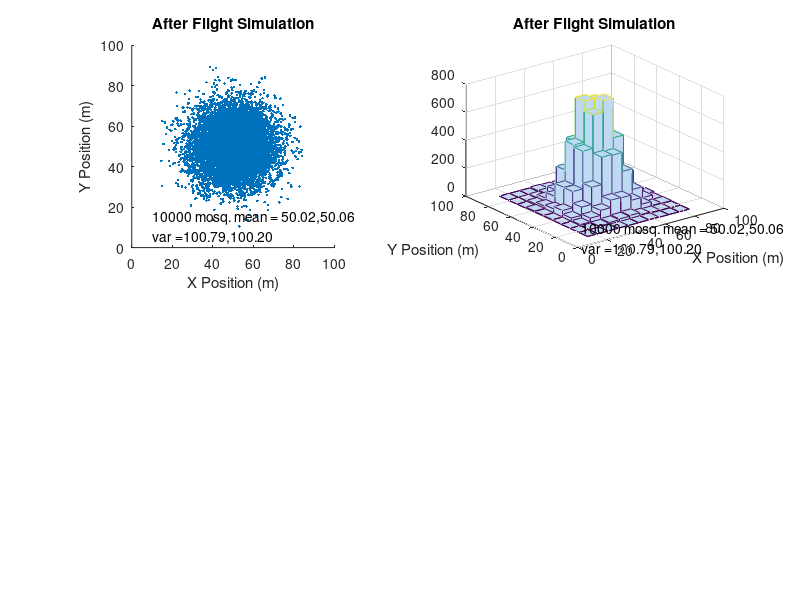

The MATLAB source for this figure: (Note: this script raises an error after producing the figure.)
%initialize variables
nM = 10000;
L = 100;
nIters = 2000;
timeStep = 1;
mu = [L/2 L/2];
sigma = L/10;
cumIters = 0;
numKilled = 0;

%initialize mosquito positions randomly
%PoseM = [L*rand(nM,2),2*pi*rand(nM,1),ones(nM,1)]; %uniform distribution
PoseM = [repmat(mu,nM,1) + randn(nM,2)*sigma,2*pi*rand(nM,1),ones(nM,1)]; %normal distribution

%display scatter plot of positions
figure(1);
set(gcf,'color','w');
subplot(2,2,1)
scatter(PoseM(:,1),PoseM(:,2),'.');
axis equal  %make axis lengths equal
axis(L*[0,1,0,1])
xlabel('X Position (m)');
ylabel('Y Position (m)');
title('After Flight Simulation')
text(10,10,{[num2str(numel(PoseM(:,1))),' mosq. mean = ',num2str(mean(PoseM(:,1)),'%.2f'),',',num2str(mean(PoseM(:,2)),'%.2f')];...
    ['var =',num2str(var(PoseM(:,1)),'%.2f'),',',num2str(var(PoseM(:,2)),'%.2f')]});

%display histogram of positions
subplot(2,2,2)
hist3(PoseM(:,1:2));
xlabel('X Position (m)');
ylabel('Y Position (m)');
title('After Flight Simulation')
text(10,10,{[num2str(numel(PoseM(:,1))),' mosq. mean = ',num2str(mean(PoseM(:,1)),'%.2f'),',',num2str(mean(PoseM(:,2)),'%.2f')];...
    ['var =',num2str(var(PoseM(:,1)),'%.2f'),',',num2str(var(PoseM(:,2)),'%.2f')]});

suptitle({['Positions of ', num2str(nM), ' Mosquitoes'];['After ', num2str(cumIters), ' Iterations - ', num2str(numKilled), ' Killed']})
pause(1.0)

for i=1:10
    %simulate mosquitoes
    PoseM = MosquitoFlightSimNormal(PoseM,L,nIters,1,mu,sigma);
    cumIters = cumIters + nIters;
    PlotM = PoseM(logical(PoseM(:,4)),:);
    
    %display scatter plot of positions
    figure(1)
    subplot(2,2,1)
    scatter(PlotM(:,1),PlotM(:,2),'.')
    axis equal  %make axis lengths equal
    axis(L*[0,1,0,1])
    xlabel('X Position (m)');
    ylabel('Y Position (m)');
    title('After Flight Simulation')
    text(10,10,{[num2str(numel(PoseM(:,1))),' mosq. mean = ',num2str(mean(PoseM(:,1)),'%.2f'),',',num2str(mean(PoseM(:,2)),'%.2f')];...
        ['var =',num2str(var(PoseM(:,1)),'%.2f'),',',num2str(var(PoseM(:,2)),'%.2f')]});
    
    
    %display histogram of positions
    subplot(2,2,2)
    hist3(PlotM(:,1:2))
    xlabel('X Position (m)');
    ylabel('Y Position (m)');
    title('After Flight Simulation')
    
    %kill some mosquitoes
    PoseM = MosquitoKiller(PoseM,L);
    numKilled = sum(PoseM(:,4)==0);
    PlotM = PoseM(logical(PoseM(:,4)),:);
    
    %display scatter plot of positions
    subplot(2,2,3)
    scatter(PlotM(:,1),PlotM(:,2),'.');
    axis equal  %make axis lengths equal
    axis(L*[0,1,0,1])
    xlabel('X Position (m)');
    ylabel('Y Position (m)');
    title('After Killer Simulation')
    text(10,10,{[num2str(numel(PlotM(:,1))),' mosq. mean = ',num2str(mean(PlotM(:,1)),'%.2f'),',',num2str(mean(PlotM(:,2)),'%.2f')];...
        ['var =',num2str(var(PlotM(:,1)),'%.2f'),',',num2str(var(PlotM(:,2)),'%.2f')]});
    
    
    %display histogram of positions
    subplot(2,2,4)
    hist3(PlotM(:,1:2))
    xlabel('X Position (m)');
    ylabel('Y Position (m)');
    title('After Killer Simulation')
    
    suptitle({['Positions of ', num2str(nM), ' Mosquitoes'];['After ', num2str(cumIters), ' Iterations - ', num2str(numKilled), ' Killed']})
    pause(2.0)
    
    figure(2)
    normplot(PlotM(:,1:2))
end
